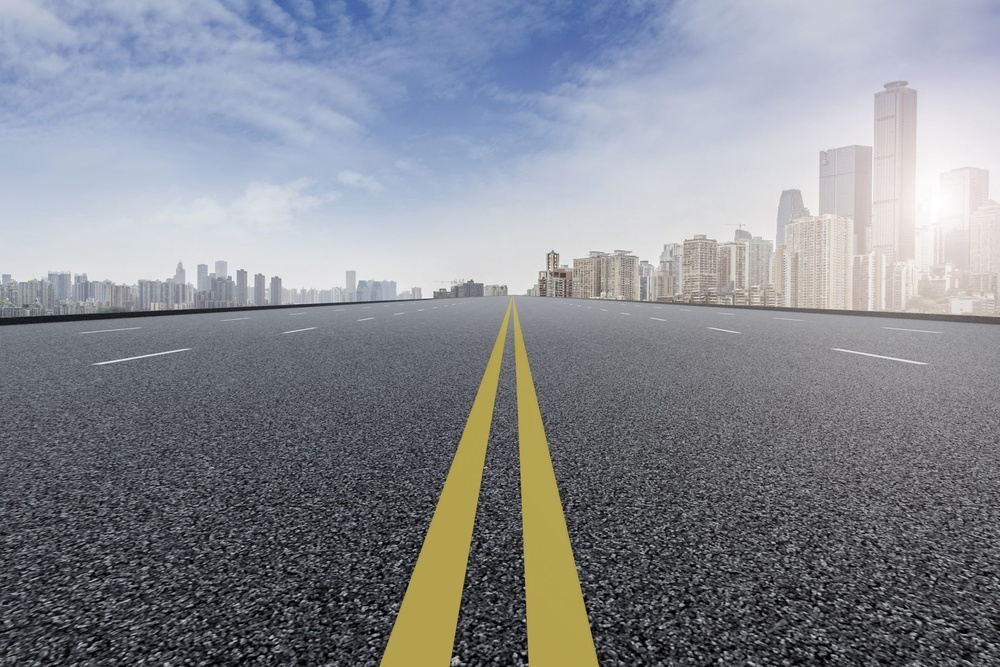
#> input picture linux-os/deploy/python/cvlib/test_py/street1.jpg, 1000 x 667 px, shrunk from 2160 x 1440 before the run
$ python test_cv.py
#> lines starting #> are read from the running program, lines starting #| are printed output that depends on the picture
### linux-os/deploy/python/build/lib/cvlib/help/plotting.py
'''
    Developer: Michail Tamvakeras, BSc in Computer Science and MSc in Intelligent Information Systems
    Info: This file contains plotting functions to display images and graphs easier.
'''
import cv2
import numpy as np
import matplotlib.pyplot as plt


def plot(image1, image2=None, image1_title=None, image2_title=None, figsize=(8,4), display_axis=False):
    ''' Displays one or two images side-by-side without resizing them by default '''
    font = {'fontname':'Times New Roman'} # Set the font face for the text
    font_size=13

    if image2 is None:
        fig, ax = plt.subplots(1, 1)

        if len(image1.shape) > 2: ax.imshow(image1[:,:,::-1]) # BGR-image
        elif len(image1.shape) < 3: ax.imshow(image1, cmap='gray') # Gray-image
        ax.set_title(image1_title, **font, fontsize=font_size) if image1_title else ax.set_title('Image 1', **font, fontsize=font_size)
        if not display_axis: ax.axis('off')

    # Displays two images side-by-side
    elif image2 is not None:
        fig, ax = plt.subplots(1, 2)

        if len(image1.shape) > 2: ax[0].imshow(image1[:,:,::-1]) # BGR-image
        elif len(image1.shape) < 3: ax[0].imshow(image1, cmap='gray') # Gray-image
        ax[0].set_title(image1_title, **font, fontsize=font_size) if image1_title else ax[0].set_title('Image 1', **font, fontsize=font_size)
        if not display_axis: ax[0].axis('off')

        if len(image2.shape) > 2: ax[1].imshow(image2[:,:,::-1])
        elif len(image2.shape) < 3: ax[1].imshow(image2, cmap='gray')
        ax[1].set_title(image2_title, **font, fontsize=font_size) if image2_title else ax[1].set_title('Image 2', **font, fontsize=font_size)
        if not display_axis: ax[1].axis('off')

    plt.show()

### linux-os/deploy/python/cvlib/test_py/test_cv.py
import os
import sys
import cv2

# IMPORTANT: Sets the working directory by code to access the custom libraries in the following
curr_dir = os.path.join(os.path.dirname(os.path.abspath(__file__)))
os.chdir(curr_dir); os.chdir('..')
workdir = os.getcwd()
sys.path.append(workdir)
print(workdir)

from help.plotting import plot

img_orig = cv2.imread(os.path.join(workdir, 'test_py', 'street1.jpg'))
#> img_orig is the input picture: shape (667, 1000, 3); mean B, G, R 144.5, 137.1, 133.7
img_gray = cv2.cvtColor(img_orig, cv2.COLOR_BGR2GRAY)
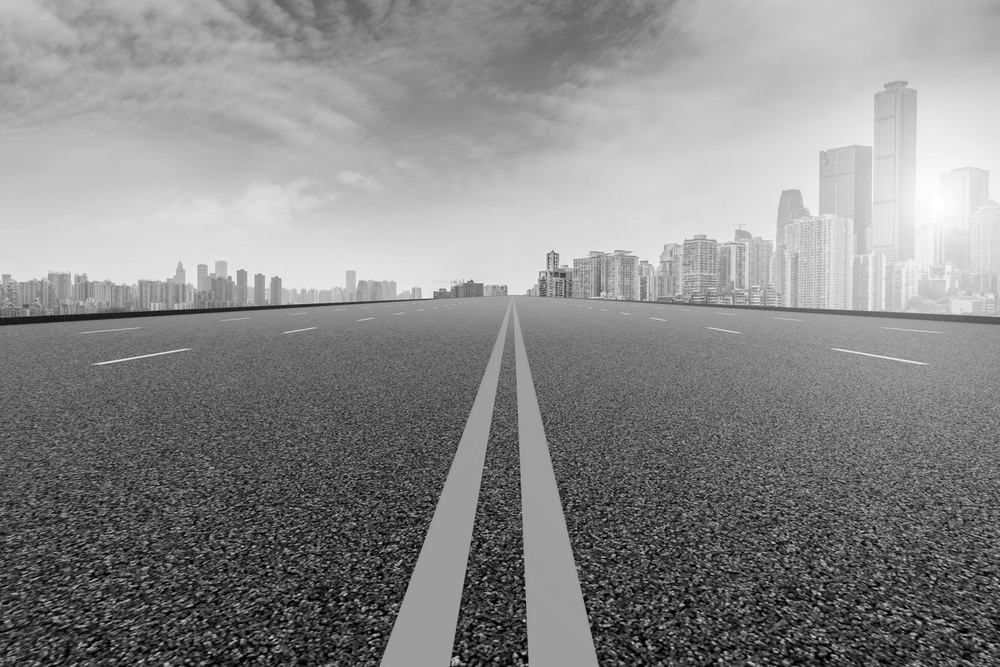
#> img_gray: shape (667, 1000); min 0, max 255, mean 136.9

plot(img_orig, img_gray, image1_title='Original Image', image2_title='Grayscale Image')
#> in plot, `plt.show()`:
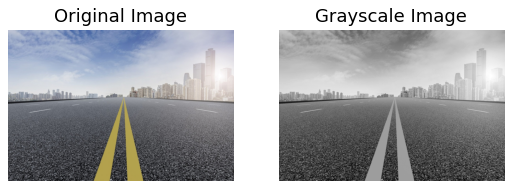
#> figure drawn by matplotlib, 2 panels
